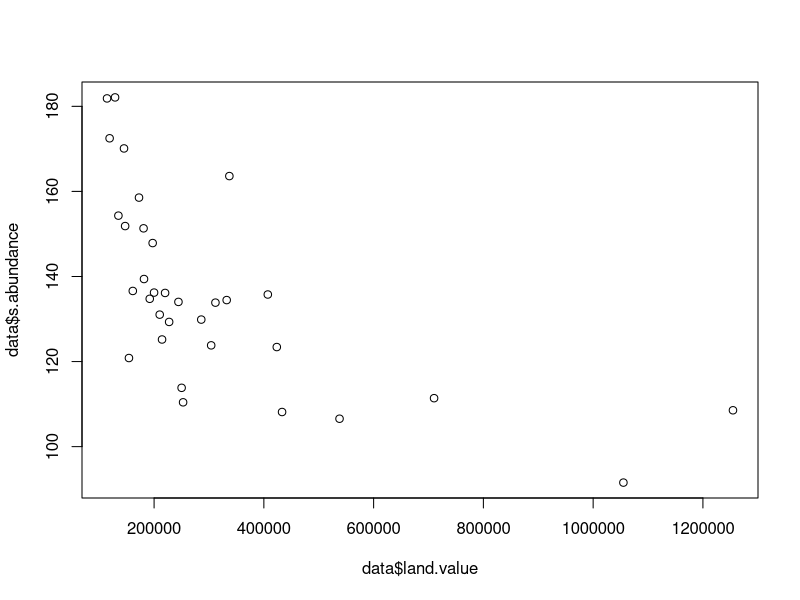
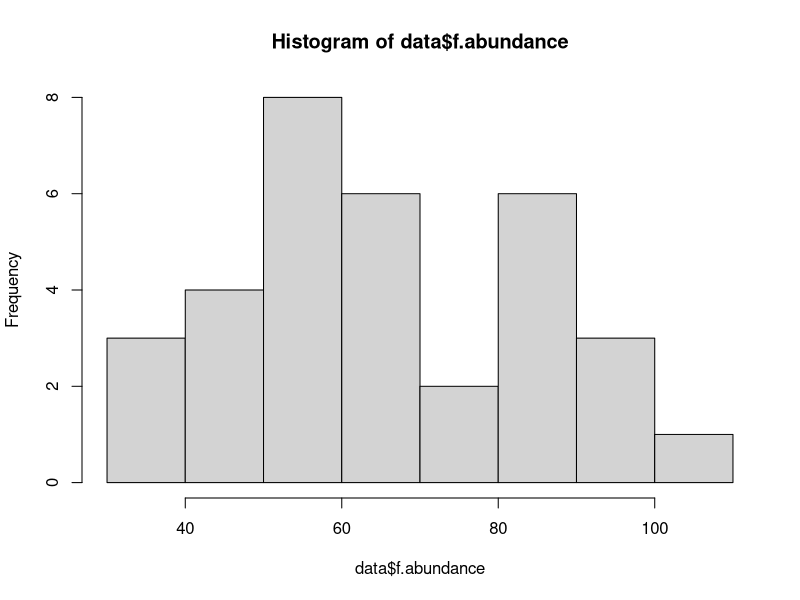
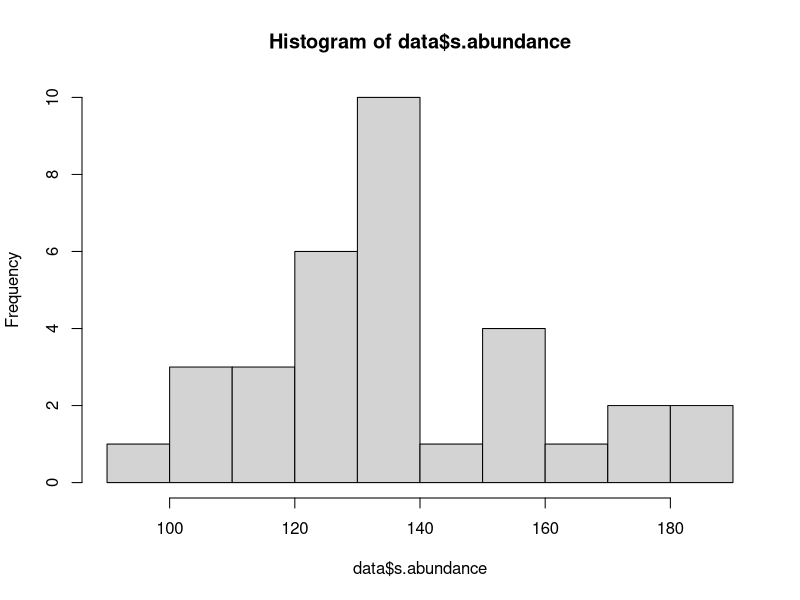
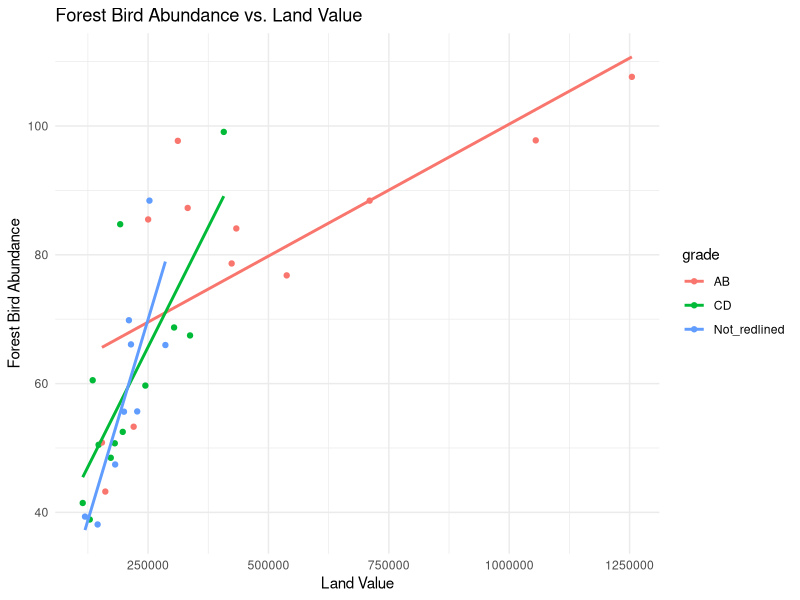
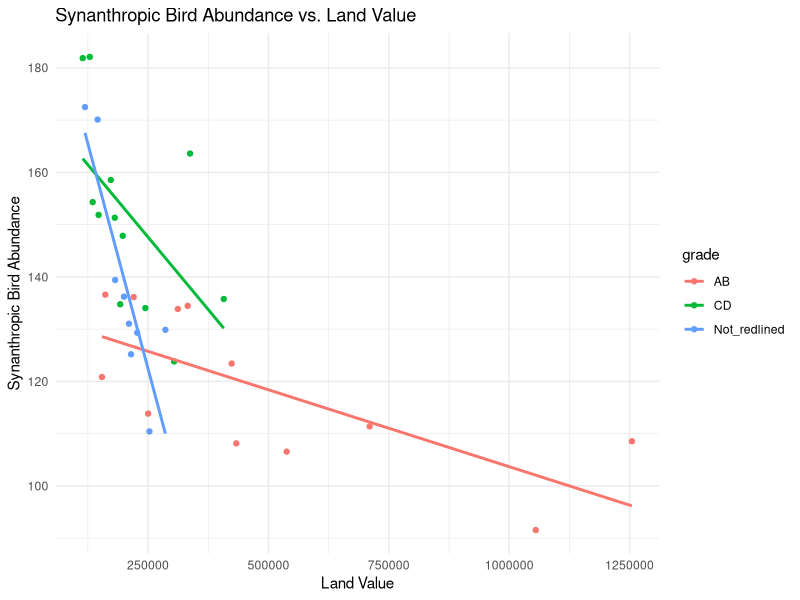
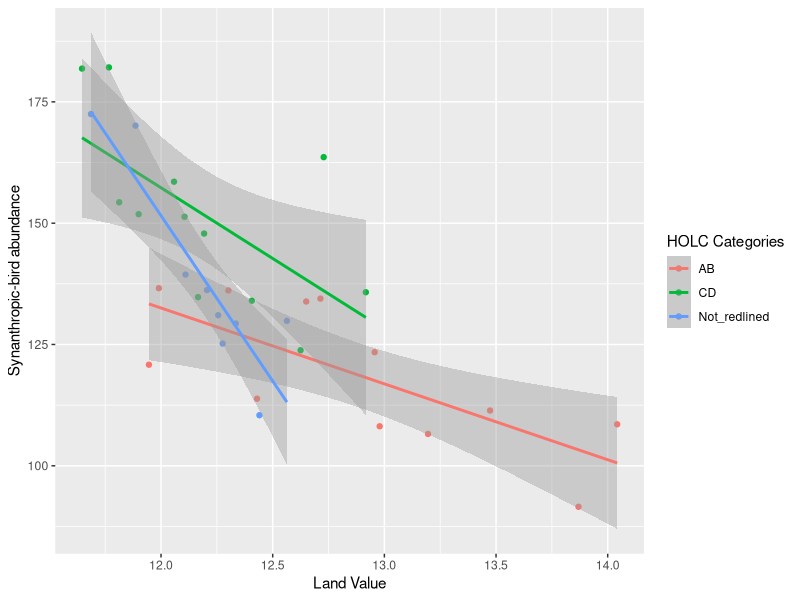
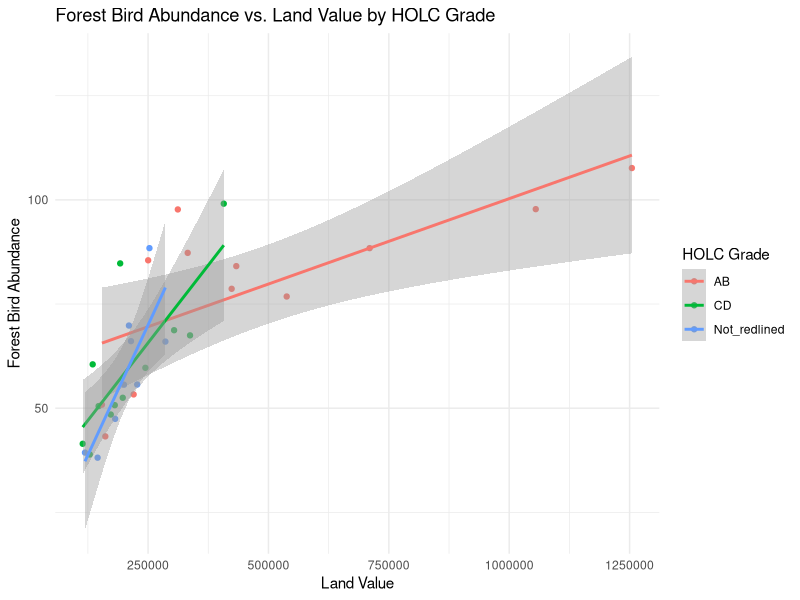

Write R code to recreate these figures, in order.
## ---- chunk 1

knitr::opts_chunk$set(echo = FALSE) #This line of code configures the options for code chunks in the knitr package. By setting echo = FALSE, it specifies that the code within code chunks should not be displayed when the code is executed and the output is rendered. 

#Packages required for this lesson (Note: Packages only need to be installed once) 
#to install, simply remove the "#" and run the code to install (be sure to remove the line of code or add the # back so that it doesn't install every time you run the code)

#install.packages("tidyverse")
library(tidyverse)
install.packages("stats")
library(stats)
#install.packages("readr")
library(readr)

## ---- chunk 2
#Upload the data using read.csv and call it "data". Make sure your markdown file and your data are in the same folder

data <- read.csv("Wood_Data-24823.csv")

head(data)

#Take a look at your data by using head(). Another way to see your data fully, it by double clicking it on the "Environment" section at the top right.

view(data)

## ---- chunk 3
##now we will use a pipe operator ( %>% ) to subset the data we will want to use in our analyses. R pipes are a way to run multiple operations together in a concise way, which can then be made into a new dataframe without affecting the original dataframe.

data %>% 
  dplyr::select(Number,Synanthrope_abundance_sum, Forest_abundance_sum, Land_value, HOLC_Code_groups) %>% ##this selects only the columns of data of interest 
  rename(s.abundance= Synanthrope_abundance_sum, ##This is how you rename column names
         f.abundance= Forest_abundance_sum, 
         land.value= Land_value, 
         grade= HOLC_Code_groups) -> data

#We can immediately start looking at our data to get insight on its behavior compared to our expectations. Use the plot(data$landvalue, data$forestbirdsbundance) to look at a preliminary plot of the relationship of these two variables, then do another one to look into synanthropic bird abundance this time. 
plot(data$land.value, data$s.abundance)


## ---- chunk 4
#Check for normality of response variable using a Shapiro-Wilk Normality Test - if the p-value is greater than 0.05 we can conclude that the data are normally distributed.

# The shapiro.test() is part of the stats package which was installed above.Here we provide you with the code for the forest bird variable, modify it to use the synanthropic bird abundance variable. 
shapiro.test(data$f.abundance)
shapiro.test(data$s.abundance)


#Another way to check for normality is by looking at the histogram plot. A normal distribution will be shaped like a bell curve. Use hist() to look at the normality of the data for both bird abundance variables.

hist(data$f.abundance)
hist(data$s.abundance)



## ---- chunk 5

## we will used the lm() function where the response variable is a function (~) of the dependent variable
## Response Variable = y and Predictor Variable = x
##  Model.Name <- lm(Response Variable ~ Predictor Variable, data = dataframe)
## First, create a model using forest birds abundance. 

forestmodel <- lm(f.abundance ~ land.value, data = data)


#summary(Model.Name) will provide the linear model summary statistical output

summary(forestmodel)

#now create a linear model using Synanthropic bird abundance and its corresponding summary

synanmodel <- lm(s.abundance ~ land.value, data = data)
summary(synanmodel)


## ---- chunk 6
## The ggplot2 package (which is part of the tidyverse package we installed above) is used to create data visualizations that can be highly customized (learn more about this package here https://ggplot2.tidyverse.org/)

##Let's first create a graph for our first model, looking at the relationship between land value and forest bird abundance. Use col=grade. 

ggplot(data, aes(x = land.value, y = f.abundance, color = grade)) + 
  geom_point() +  # Scatter plot for data points
  geom_smooth(method = "lm", se = FALSE) +  # Add linear regression line without confidence interval shading
  labs(title = "Forest Bird Abundance vs. Land Value", 
       x = "Land Value", 
       y = "Forest Bird Abundance") + 
  theme_minimal()

##Now create a graph for out second model, using Synanthropic bird abundance as the response variable. Here too use col=grade.


ggplot(data, aes(x = land.value, y = s.abundance, color = grade)) + 
  geom_point() +  # Scatter plot for data points
  geom_smooth(method = "lm", se = FALSE) +  # Add linear regression line without confidence interval shading
  labs(title = "Synanthropic Bird Abundance vs. Land Value", 
       x = "Land Value", 
       y = "Synanthropic Bird Abundance") + 
  theme_minimal()

## ---- chunk 7

##Here we create an interactive model by using * to define our interaction term 
interactive.synanthropic <- lm(s.abundance ~ log(land.value)*grade, data=data)


#Use summary() to look into the output of the  model. You will be asked to interpret this outcome.
summary(interactive.synanthropic)

#Let's first graph this output to help us interpret it better. 
ggplot(data, aes(x=log(land.value), y=s.abundance, color=grade))+
  geom_point()+
  geom_smooth(method=lm, se = TRUE)+
  labs(x="Land Value", 
       y="Synanthropic-bird abundance", 
       colour = "HOLC Categories")
## ---- chunk 8

##Now fill in the variables  to create an ANCOVA model that looks at forest bird abundance (f.abundance) as a function of (~) land value (land.value) and an interaction (*) with HOLC grade (grade)
interactive.forest <- lm(f.abundance ~ land.value * grade, data= data)


#Use summary() to look into the output of the model. You will be asked to interpret this outcome.
summary(interactive.forest) 

#Let's graph this output to help us interpret it better. 

ggplot(data, aes(x = land.value, y = f.abundance, color = grade)) + 
  geom_point() +  # Scatter plot to show data points
  geom_smooth(method = "lm", se = TRUE) +  # Add regression lines for each grade category
  labs(title = "Forest Bird Abundance vs. Land Value by HOLC Grade",
       x = "Land Value", 
       y = "Forest Bird Abundance", 
       colour = "HOLC Grade") + 
  theme_minimal()


